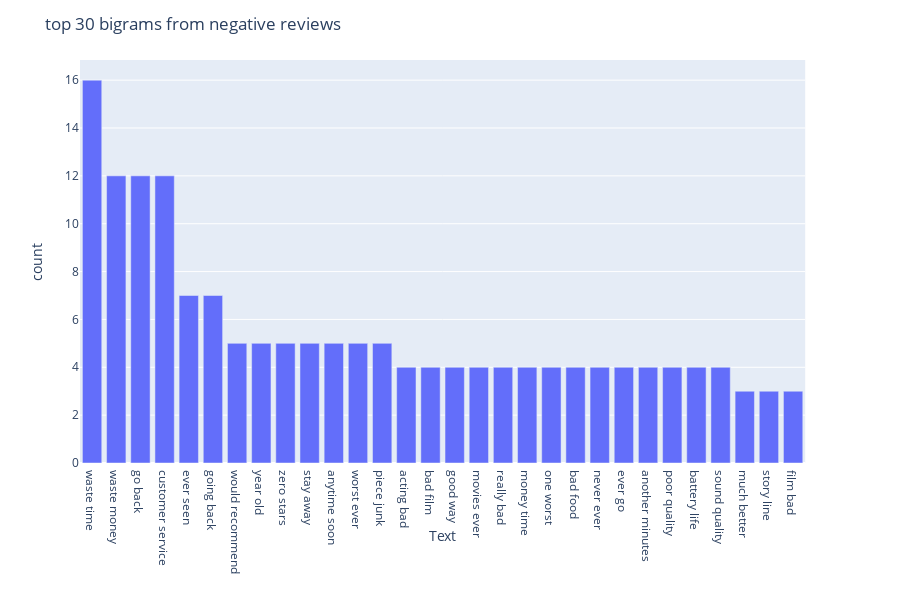

Notebook code for this chart:
### Markdown cell above
#### Top bigrams for positive and negative reviews

### Code cell
# Plotting the top 30 trigrams from the reviews
top_bigrams = get_top_n_ngrams(reviews[reviews['score'] == 0]['cleaned_review'], n=30, ngrams=2)
trigrams = pd.DataFrame(top_bigrams, columns = ['Text', 'count'])

fig = px.bar(trigrams, y='count', x='Text')
fig.update_layout(title_text='top 30 bigrams from negative reviews')
fig.show()

### Figure 1 — Plotly figure (JSON) as saved in the notebook; plotly's stock layout.template omitted (floating-point values rounded to 4 significant figures)
{"data": [{"alignmentgroup": "True", "hoverlabel": {"namelength": 0}, "hovertemplate": "Text=%{x}<br>count=%{y}", "legendgroup": "", "marker": {"color": "#636efa"}, "name": "", "offsetgroup": "", "orientation": "v", "showlegend": false, "textposition": "auto", "type": "bar", "x": ["waste time", "waste money", "go back", "customer service", "ever seen", "going back", "would recommend", "year old", "zero stars", "stay away", "anytime soon", "worst ever", "piece junk", "acting bad", "bad film", "good way", "movies ever", "really bad", "money time", "one worst", "bad food", "never ever", "ever go", "another minutes", "poor quality", "battery life", "sound quality", "much better", "story line", "film bad"], "xaxis": "x", "y": [16, 12, 12, 12, 7, 7, 5, 5, 5, 5, 5, 5, 5, 4, 4, 4, 4, 4, 4, 4, 4, 4, 4, 4, 4, 4, 4, 3, 3, 3], "yaxis": "y"}], "layout": {"barmode": "relative", "height": 600, "legend": {"tracegroupgap": 0}, "margin": {"t": 60}, "title": {"text": "top 30 bigrams from negative reviews"}, "xaxis": {"anchor": "y", "domain": [0, 0.98], "title": {"text": "Text"}}, "yaxis": {"anchor": "x", "domain": [0, 1], "title": {"text": "count"}}}}
